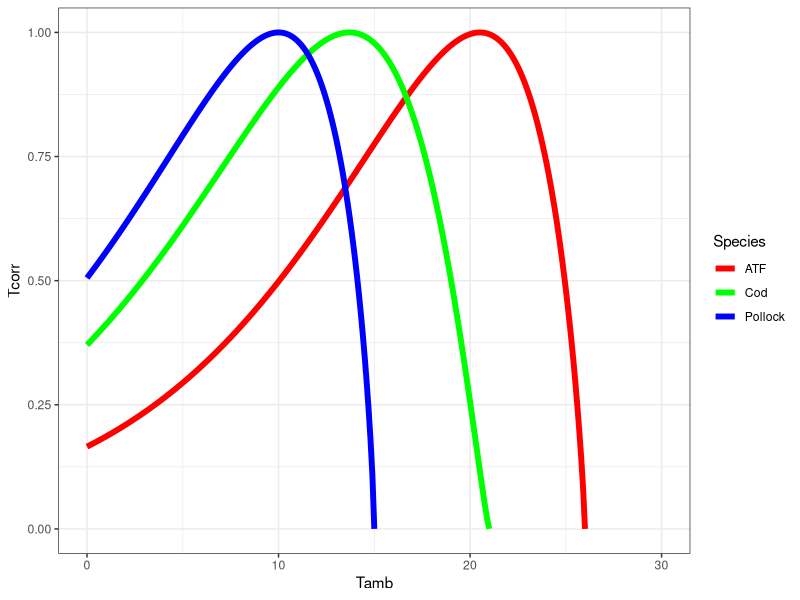
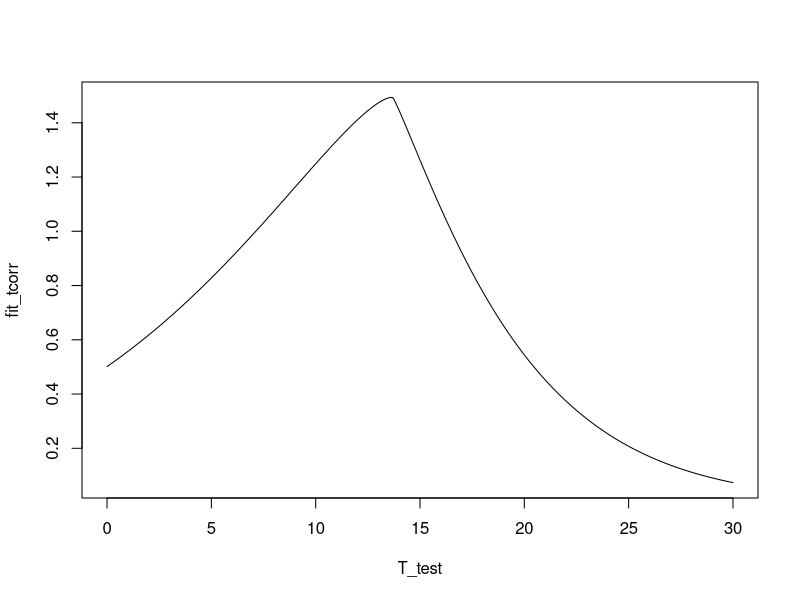
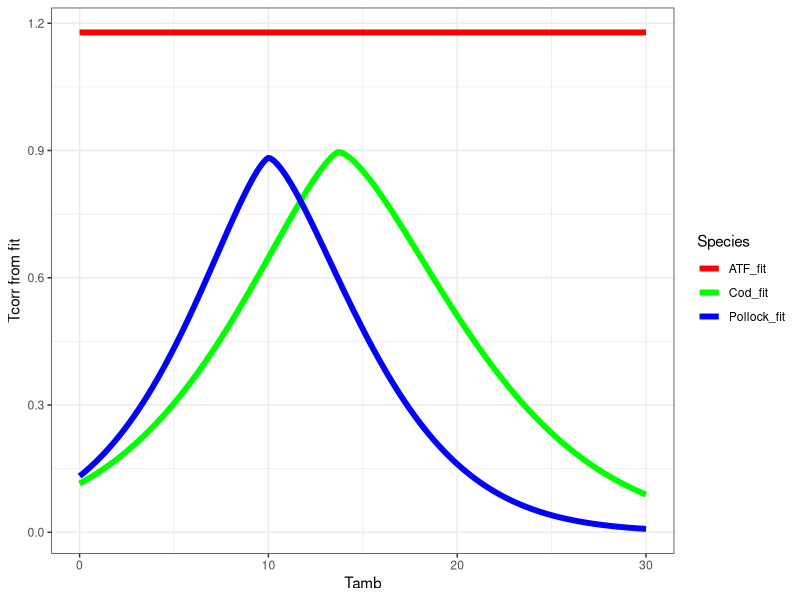
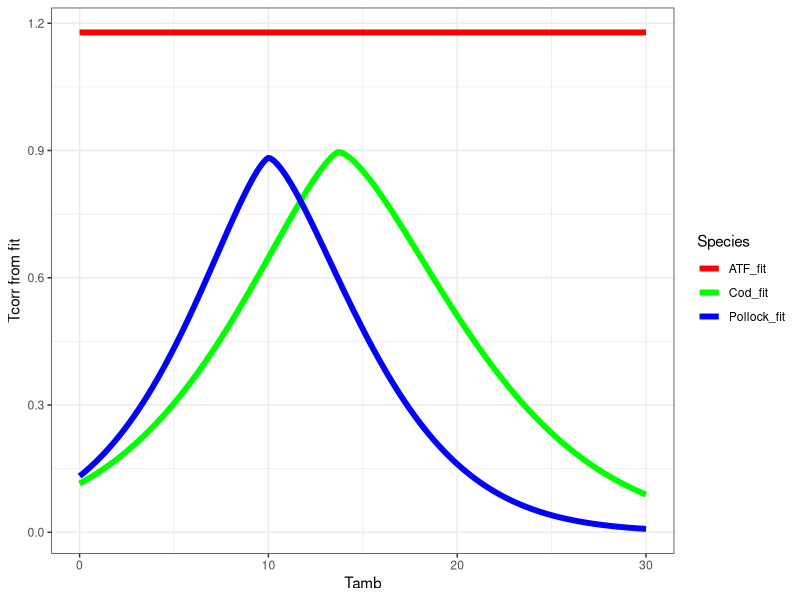
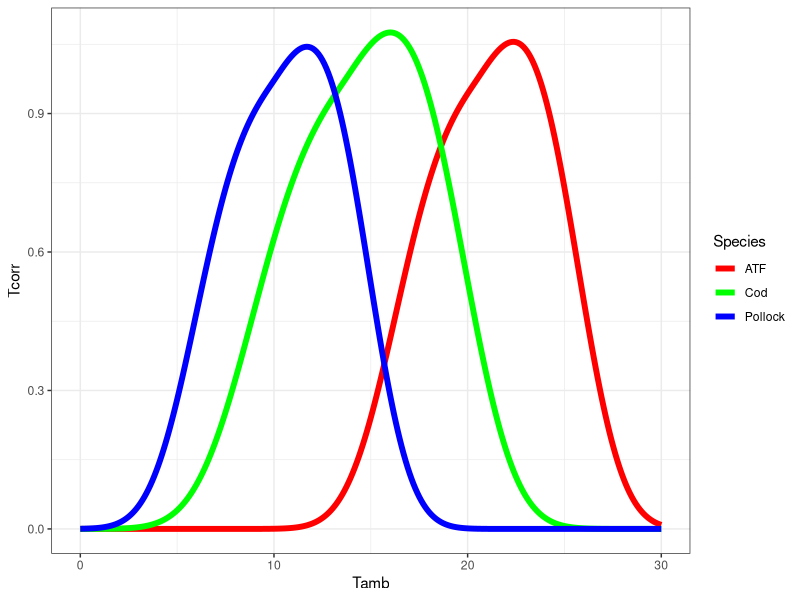
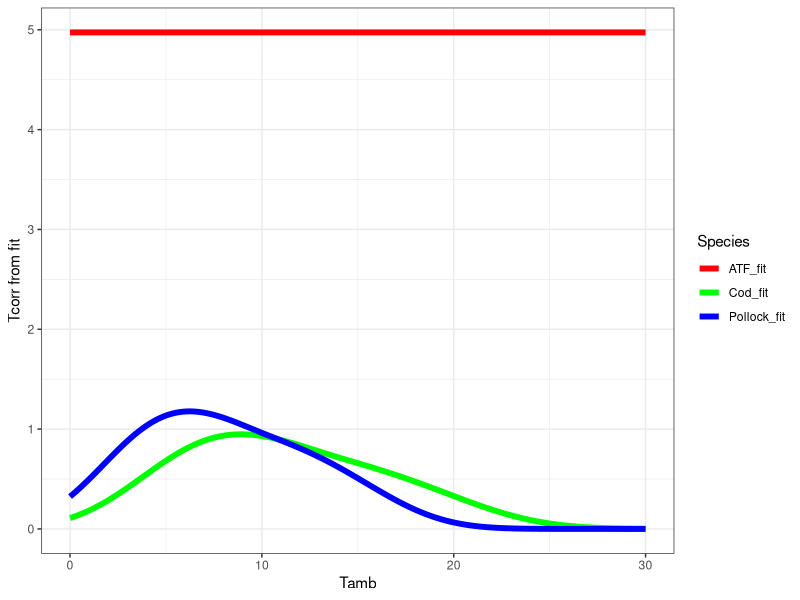

These charts were generated, in order, by the following R code:
# Bioenergetics from CEATTLE
library(tidyverse)

# from: Holsman, K. K., & Aydin, K. (2015). Comparative methods for evaluating climate change impacts on the foraging ecology of Alaskan groundfish. Marine Ecology Progress Series, 521, 217–235. https://doi.org/10.3354/meps11102

dat <- data.frame('Par' = c('Cq', 'Tc0', 'Tcm'),
                  'Pollock' = c(2.6, 10, 15),
                  'Cod' = c(2.41, 13.7, 21),
                  'ATF' = c(2.497, 20.512, 26))

# TC0 is the temperature where laboratory consumption rates are highest, TCM is the maximum water
# temperature above which consumption ceases and CQ approximates the Q10 or the rate at which 
# the function increases over relatively low water temperatures.

make_curve <- function(species, dat, Tamb){
  
  Cq <- dat %>% filter(Par == 'Cq') %>% pull(species)
  Tc0 <- dat %>% filter(Par == 'Tc0') %>% pull(species)
  Tcm <- dat %>% filter(Par == 'Tcm') %>% pull(species)
  
  Y <- log(Cq) * (Tcm - Tc0 + 2)
  Z <- log(Cq) * (Tcm - Tc0)
  X <- (Z^2 * (1 + (1 + 40/Y)^0.5)^2)/400
  V <- (Tcm - Tamb) / (Tcm - Tc0)
  
  Tcorr <- V^X * exp((X * (1 - V)))
  
  return(Tcorr)

}

tcorr_frame <- data.frame('Tamb' = seq(0, 30, 0.1)) %>%
  mutate(Pollock = make_curve('Pollock', dat, Tamb),
         Cod = make_curve('Cod', dat, Tamb),
         ATF = make_curve('ATF', dat, Tamb)) 

tcorr_frame_long <- tcorr_frame %>%
  pivot_longer(-Tamb, names_to = 'Species', values_to = 'Tcorr')


tcorr_frame_long %>%
  ggplot(aes(x = Tamb, y = Tcorr, color = Species))+
  geom_line(size = 2)+
  scale_color_manual(values = c('red','green','blue'))+
  theme_bw()


# Atlantis Q10method = 1 --------------------------------------------------
# 6-parameter function

# thi is the original parametrization in the manual/code
coeffA <- 0.851
coeffB <- 1.066 # global
Tc0 <- 19 # optimum for each species
coeffC <- 1 # global
coeffD <- 3 # global
corr <- 1000

Tamb <- seq(0,30,0.1) # temperature

tcorr_at <- log(2) * coeffA * coeffB^Tamb * exp(-coeffC * (abs(Tamb - Tc0)^coeffD) / corr)

# can we fit a model here?

this_data <- tcorr_frame %>% select(Tamb, ATF) %>% filter(!is.nan(ATF)) %>% set_names(c('Tamb','Tcorr'))

fit_at_tcorr <- function(par, dat){
  coeffA <- exp(par[1])
  coeffB <- exp(par[2]) # global
  Tc0 <- 20.512 # optimum for each species
  coeffC <- exp(par[3]) # global
  coeffD <- exp(par[4]) # global
  corr <- exp(par[5])
  
  #data
  Tamb <- dat$Tamb
  Tcorr <- dat$Tcorr
  
  #gg
  Tcorr_at <- log(2) * coeffA * coeffB^Tamb * exp(-coeffC * (abs(Tamb - Tc0)^coeffD) / corr)
  
  NLL <- -sum(dnorm(Tcorr, Tcorr_at, log = T))
  
  NLL
}

start_tcorr <- c(log(0.851), log(1.066), log(1), log(3), log(1000))
tcorr_fit <- optim(start_tcorr, fit_at_tcorr, dat = this_data)
exp(tcorr_fit$par)

fit_A <- exp(tcorr_fit$par[1])
fit_B <- exp(tcorr_fit$par[2])
fit_C <- exp(tcorr_fit$par[3])
fit_D <- exp(tcorr_fit$par[4])
fit_corr <- exp(tcorr_fit$par[5])

# make predictions and see how they align
T_test <- seq(0,30,0.1)
fit_tcorr <- log(2) * fit_A * fit_B^T_test * exp(-fit_C * (abs(T_test - 13.7)^fit_D) / fit_corr)

plot(T_test, fit_tcorr, 'l') # not awesome. Sensitive to some of the initial values (functional response is very sensititve to parameter changes)


# try all at once

tcorr_frame <- tcorr_frame %>% mutate(across(-Tamb, ~replace(., is.nan(.), 0)))

fit_at_tcorr <- function(par, dat){
  
  # par <- start_tcorr
  dat <- tcorr_frame

  # parameters
  coeffA_POL <- exp(par[1])
  coeffA_COD <- exp(par[2])
  coeffA_ATF <- exp(par[3])
  
  coeffB <- exp(par[4]) # global
  
  # optimum T - known (from Holsman and Aydin (2015))
  Tc0_POL <- 10 
  Tc0_COD <- 13.7 
  Tc0_ATF <- 20.512 
  
  coeffC <- exp(par[5]) # global
  coeffD <- exp(par[6]) 
  
  corr_POL <- exp(par[7]) # correction factor
  corr_COD <- exp(par[8])
  corr_ATF <- exp(par[9])
  
  #data - Tcorr from Holsman and Aydin (2015)
  Tamb <- dat$Tamb
  Tcorr_POL <- dat$Pollock
  Tcorr_COD <- dat$Cod
  Tcorr_ATF <- dat$ATF
  
  #calculate Tcorr vectors from q10method 1
  Tcorr_at_POL <- log(2) * coeffA_POL * coeffB^Tamb * exp(-coeffC * (abs(Tamb - Tc0_POL)^coeffD) / corr_POL)
  Tcorr_at_COD <- log(2) * coeffA_COD * coeffB^Tamb * exp(-coeffC * (abs(Tamb - Tc0_COD)^coeffD) / corr_COD)
  Tcorr_at_ATF <- log(2) * coeffA_ATF * coeffB^Tamb * exp(-coeffC * (abs(Tamb - Tc0_ATF)^coeffD) / corr_ATF)
  
  # likelihoods
  NLL_POL <- -sum(dnorm(Tcorr_POL, Tcorr_at_POL, log = T))
  NLL_COD <- -sum(dnorm(Tcorr_COD, Tcorr_at_COD, log = T))
  NLL_ATF <- -sum(dnorm(Tcorr_ATF, Tcorr_at_ATF, log = T))
  
  NLL <- NLL_POL + NLL_COD + NLL_ATF
  
  return(NLL)
}

# start from initial values from GG's function, equal for all 3
start_tcorr <- c(rep(log(0.851), 3), log(1.066), log(1), log(3), rep(log(1000), 3))
tcorr_fit <- optim(start_tcorr, fit_at_tcorr, dat = tcorr_frame)
exp(tcorr_fit$par)

fit_A_POL <- exp(tcorr_fit$par[1])
fit_A_COD <- exp(tcorr_fit$par[2])
fit_A_ATF <- exp(tcorr_fit$par[3])

fit_B <- exp(tcorr_fit$par[4])
fit_C <- exp(tcorr_fit$par[5])
fit_D <- exp(tcorr_fit$par[6])

fit_corr_POL <- exp(tcorr_fit$par[7])
fit_corr_COD <- exp(tcorr_fit$par[8])
fit_corr_ATF <- exp(tcorr_fit$par[9])


# make predictions and see how they align
Temp <- seq(0,30,0.1)

fit_tcorr_POL <- log(2) * fit_A_POL * fit_B^Temp * exp(-fit_C * (abs(Temp - 10)^fit_D) / fit_corr_POL)
fit_tcorr_COD <- log(2) * fit_A_COD * fit_B^Temp * exp(-fit_C * (abs(Temp - 13.7)^fit_D) / fit_corr_COD)
fit_tcorr_ATF <- log(2) * fit_A_ATF * fit_B^Temp * exp(-fit_C * (abs(Temp - 20.512)^fit_D) / fit_corr_ATF)

tcorr_frame_fit <- data.frame('Tamb' = Temp, 
                              'Pollock_fit' = fit_tcorr_POL,
                              'Cod_fit' = fit_tcorr_COD,
                              'ATF_fit' = fit_A_ATF)

tcorr_frame_fit_long <- tcorr_frame_fit %>%
  pivot_longer(-Tamb, names_to = 'Species', values_to = 'Tcorr from fit')

tcorr_frame_fit_long %>% 
  ggplot(aes(x = Tamb, y = `Tcorr from fit`, color = Species))+
  geom_line(size = 2)+
  scale_color_manual(values = c('red','green','blue'))+
  theme_bw()

# Loop --------------------------------------------------------------------

fit_at_tcorr <- function(par, dat){
  
  # dat <- tcorr_frame
  # par <- start_tcorr
  
  # parameters
  coeffA <- c(exp(par[1]), exp(par[2]), exp(par[3]))
  coeffB <- exp(par[4]) # global
  Tc0 <- c(10, 13.7, 20.512) # optimum T - known (from Holsman and Aydin (2015))
  coeffC <- exp(par[5]) # global
  coeffD <- exp(par[6]) # global
  corr <- c(exp(par[7]), exp(par[8]), exp(par[9])) # correction factor
  
  species <- colnames(dat)[-1]
  
  NLL_vec <- rep(0, length(species))
  
  for(i in 1:length(species)){

    #data - Tcorr from Holsman and Aydin (2015)
    this_dat <- dat %>% select(Tamb, species[i]) %>% drop_na() %>% set_names(c('Tamb','Tcorr'))
    Tamb <- this_dat$Tamb
    Tcorr <- this_dat$Tcorr
    
    #calculate Tcorr vectors from q10method 1
    Tcorr_at <- log(2) * coeffA[i] * coeffB^Tamb * exp(-coeffC * (abs(Tamb - Tc0[i])^coeffD) / corr[i])
    
    #likelihood - most likely wrong
    NLL <- -sum(dnorm(Tcorr, Tcorr_at, log = T))
    
    NLL_vec[i] <- NLL
  }
  
  NLL_all <- sum(NLL_vec)
  
  return(NLL_all)
}

# start from initial values from GG's function, equal for all 3
start_tcorr <- c(rep(log(0.851), 3), log(1.066), log(1), log(3), rep(log(1000), 3))
# start_tcorr <- tcorr_fit$par
tcorr_fit <- optim(start_tcorr, fit_at_tcorr, dat = tcorr_frame)
exp(tcorr_fit$par)


fit_A_POL <- exp(tcorr_fit$par[1])
fit_A_COD <- exp(tcorr_fit$par[2])
fit_A_ATF <- exp(tcorr_fit$par[3])

fit_B <- exp(tcorr_fit$par[4])
fit_C <- exp(tcorr_fit$par[5])
fit_D <- exp(tcorr_fit$par[6])

fit_corr_POL <- exp(tcorr_fit$par[7])
fit_corr_COD <- exp(tcorr_fit$par[8])
fit_corr_ATF <- exp(tcorr_fit$par[9])

# make predictions and see how they align
Temp <- seq(0,30,0.1)

fit_tcorr_POL <- log(2) * fit_A_POL * fit_B^Temp * exp(-fit_C * (abs(Temp - 10)^fit_D) / fit_corr_POL)
fit_tcorr_COD <- log(2) * fit_A_COD * fit_B^Temp * exp(-fit_C * (abs(Temp - 13.7)^fit_D) / fit_corr_COD)
fit_tcorr_ATF <- log(2) * fit_A_ATF * fit_B^Temp * exp(-fit_C * (abs(Temp - 20.512)^fit_D) / fit_corr_ATF)

tcorr_frame_fit <- data.frame('Tamb' = Temp, 
                              'Pollock_fit' = fit_tcorr_POL,
                              'Cod_fit' = fit_tcorr_COD,
                              'ATF_fit' = fit_A_ATF)

tcorr_frame_fit_long <- tcorr_frame_fit %>%
  pivot_longer(-Tamb, names_to = 'Species', values_to = 'Tcorr from fit')

tcorr_frame_fit_long %>% 
  ggplot(aes(x = Tamb, y = `Tcorr from fit`, color = Species))+
  geom_line(size = 2)+
  scale_color_manual(values = c('red','green','blue'))+
  theme_bw()

# Global fixed ------------------------------------------------------------

# set values of the global parameters to the defaults
# fit the rest species by species

set.seed(999)

Tamb <- seq(0,30,0.1) # temperature

fit_at_tcorr <- function(par, dat, Tc0){
  
  coeffA <- exp(par[1])
  coeffB <- 1.066 # global
  coeffC <- 1 # global
  coeffD <- 3 # global
  corr <- exp(par[2])
  
  #data
  Tamb <- dat$Tamb
  Tcorr <- dat$Tcorr
  
  #gg
  Tcorr_at <- log(2) * coeffA * coeffB^Tamb * exp(-coeffC * (abs(Tamb - Tc0)^coeffD) / corr)
  
  obj_fun <- sum((log1p(Tcorr)-log1p(Tcorr_at))^2)
  obj_fun
}

start_tcorr <- c(log(0.851), log(100))

# make data
this_data_POL <- tcorr_frame %>% select(Tamb, Pollock) %>% filter(!is.nan(Pollock)) %>% set_names(c('Tamb','Tcorr'))
this_data_COD <- tcorr_frame %>% select(Tamb, Cod) %>% filter(!is.nan(Cod)) %>% set_names(c('Tamb','Tcorr'))
this_data_ATF <- tcorr_frame %>% select(Tamb, ATF) %>% filter(!is.nan(ATF)) %>% set_names(c('Tamb','Tcorr'))

# fit
tcorr_fit_POL <- optim(start_tcorr, fit_at_tcorr, dat = this_data_POL, Tc0 = 10)
tcorr_fit_COD <- optim(start_tcorr, fit_at_tcorr, dat = this_data_COD, Tc0 = 13.7)
tcorr_fit_ATF <- optim(start_tcorr, fit_at_tcorr, dat = this_data_ATF, Tc0 = 20.512)

#pol
fit_A_POL <- exp(tcorr_fit_POL$par[1])
fit_corr_POL <- exp(tcorr_fit_POL$par[2])
#cod
fit_A_COD <- exp(tcorr_fit_COD$par[1])
fit_corr_COD <- exp(tcorr_fit_COD$par[2])
#atf
fit_A_ATF <- exp(tcorr_fit_ATF$par[1])
fit_corr_ATF <- exp(tcorr_fit_ATF$par[2])

# make predictions and see how they align
T_test <- seq(0,30,0.1)

fit_tcorr_POL <- log(2) * fit_A_POL * 1.066^T_test * exp(-1 * (abs(T_test - 10)^3) / fit_corr_POL)
fit_tcorr_COD <- log(2) * fit_A_COD * 1.066^T_test * exp(-1 * (abs(T_test - 13.7)^3) / fit_corr_COD)
fit_tcorr_ATF <- log(2) * fit_A_ATF * 1.066^T_test * exp(-1 * (abs(T_test - 20.512)^3) / fit_corr_ATF)

fit_tcorr <- data.frame(T_test, fit_tcorr_POL, fit_tcorr_COD, fit_tcorr_ATF) %>%
  set_names(c('Tamb', 'Pollock', 'Cod', 'ATF')) %>%
  pivot_longer(-Tamb, names_to = 'Species', values_to = 'Tcorr')

fit_tcorr %>% ggplot(aes(x = Tamb, y = Tcorr, color = Species))+
  geom_line(size = 2)+
  scale_color_manual(values = c('red','green','blue'))+
  theme_bw()

# nope. Probably too constrained now.


# Fix C and D -------------------------------------------------------------------

# estimate species-specific together and B

fit_at_tcorr <- function(par, dat){
  
  # dat <- tcorr_frame
  # par <- start_tcorr
  
  # parameters
  coeffA <- c(exp(par[1]), exp(par[2]), exp(par[3]))
  coeffB <- exp(par[4]) # global
  Tc0 <- c(10, 13.7, 20.512) # optimum T - known (from Holsman and Aydin (2015))
  coeffC <- 1 # global
  coeffD <- 3 # global
  corr <- c(exp(par[5]), exp(par[6]), exp(par[7])) # correction factor
  
  species <- colnames(dat)[-1]
  
  obj_vec <- rep(0, length(species))
  
  for(i in 1:length(species)){
    
    #data - Tcorr from Holsman and Aydin (2015)
    this_dat <- dat %>% select(Tamb, species[i]) %>% drop_na() %>% set_names(c('Tamb','Tcorr'))
    Tamb <- this_dat$Tamb
    Tcorr <- this_dat$Tcorr
    
    #calculate Tcorr vectors from q10method 1
    Tcorr_at <- log(2) * coeffA[i] * coeffB^Tamb * exp(-coeffC * (abs(Tamb - Tc0[i])^coeffD) / corr[i])
    
    #likelihood - most likely wrong
    obj_fun <- sum((log1p(Tcorr)-log1p(Tcorr_at))^2)

    obj_vec[i] <- obj_fun
  }
  
  obj_all <- sum(obj_vec)
  
  return(obj_all)
}

# start from initial values from GG's function, equal for all 3
start_tcorr <- c(rep(log(0.851), 3), log(1.066), rep(log(1000), 3))
start_tcorr <- tcorr_fit$par
tcorr_fit <- optim(start_tcorr, fit_at_tcorr, dat = tcorr_frame)
exp(tcorr_fit$par)


fit_A_POL <- exp(tcorr_fit$par[1])
fit_A_COD <- exp(tcorr_fit$par[2])
fit_A_ATF <- exp(tcorr_fit$par[3])

fit_B <- exp(tcorr_fit$par[4])

fit_corr_POL <- exp(tcorr_fit$par[5])
fit_corr_COD <- exp(tcorr_fit$par[6])
fit_corr_ATF <- exp(tcorr_fit$par[7])

# make predictions and see how they align
Temp <- seq(0,30,0.1)

fit_tcorr_POL <- log(2) * fit_A_POL * fit_B^Temp * exp(-1 * (abs(Temp - 10)^3) / fit_corr_POL)
fit_tcorr_COD <- log(2) * fit_A_COD * fit_B^Temp * exp(-1 * (abs(Temp - 13.7)^3) / fit_corr_COD)
fit_tcorr_ATF <- log(2) * fit_A_ATF * fit_B^Temp * exp(-1 * (abs(Temp - 20.512)^3) / fit_corr_ATF)

tcorr_frame_fit <- data.frame('Tamb' = Temp, 
                              'Pollock_fit' = fit_tcorr_POL,
                              'Cod_fit' = fit_tcorr_COD,
                              'ATF_fit' = fit_A_ATF)

tcorr_frame_fit_long <- tcorr_frame_fit %>%
  pivot_longer(-Tamb, names_to = 'Species', values_to = 'Tcorr from fit')

tcorr_frame_fit_long %>% 
  ggplot(aes(x = Tamb, y = `Tcorr from fit`, color = Species))+
  geom_line(size = 2)+
  scale_color_manual(values = c('red','green','blue'))+
  theme_bw()

# also no

